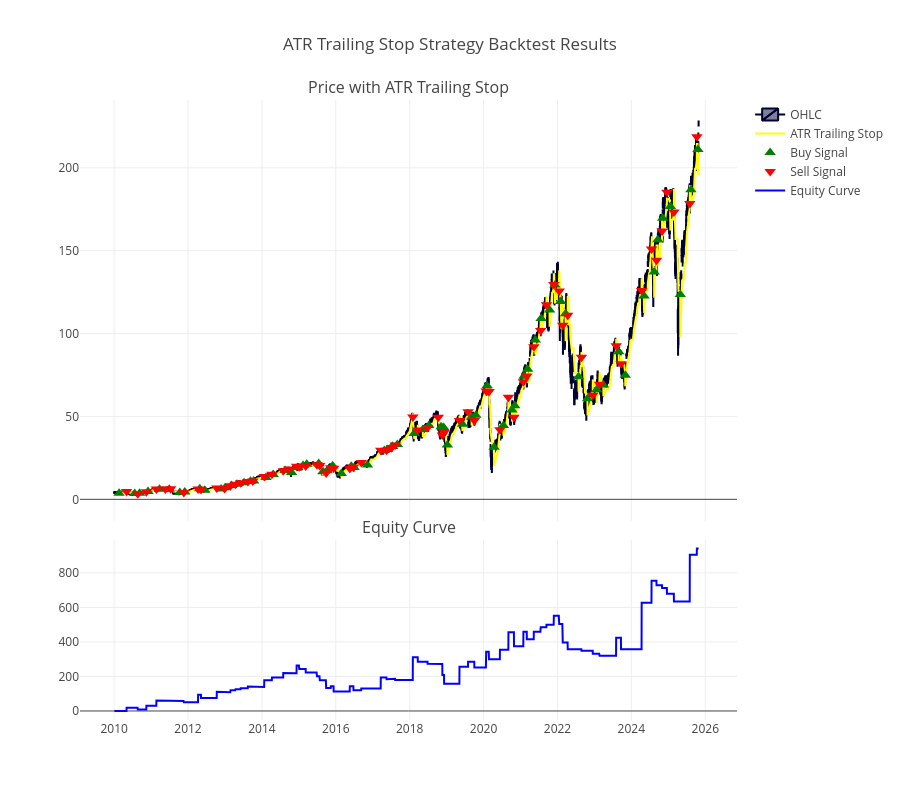

Notebook code cell kept with this figure:
### Code cell
# Plot equity curve
import plotly.graph_objects as go
from plotly.subplots import make_subplots

fig = make_subplots(rows=2, cols=1, shared_xaxes=True,
                   vertical_spacing=0.03, subplot_titles=('Price with ATR Trailing Stop', 'Equity Curve'),
                   row_heights=[0.7, 0.3])

# Add candlestick
fig.add_trace(go.Candlestick(x=df['Date'],
                            open=df['Open'],
                            high=df['High'],
                            low=df['Low'],
                            close=df['Close'],
                            name='OHLC'),
              row=1, col=1)

# Add ATR Trailing Stop line
fig.add_trace(go.Scatter(x=df['Date'],
                        y=df['atr_stop'],
                        mode='lines',
                        name='ATR Trailing Stop',
                        line=dict(color='yellow')),
              row=1, col=1)

# Add buy signals
buy_signals = df[df['crossover_ATRStop'] == 1]
fig.add_trace(go.Scatter(x=buy_signals['Date'],
                        y=buy_signals['Low'],
                        mode='markers',
                        name='Buy Signal',
                        marker=dict(color='green', symbol='triangle-up', size=10)),
              row=1, col=1)

# Add sell signals
sell_signals = df[df['crossover_ATRStop'] == -1]
fig.add_trace(go.Scatter(x=sell_signals['Date'],
                        y=sell_signals['High'],
                        mode='markers',
                        name='Sell Signal',
                        marker=dict(color='red', symbol='triangle-down', size=10)),
              row=1, col=1)

# Add equity curve
fig.add_trace(go.Scatter(x=df['Date'],
                        y=df['Cumulative_Return'],
                        mode='lines',
                        name='Equity Curve',
                        line=dict(color='blue')),
              row=2, col=1)

# Update layout
fig.update_layout(
    title_text="ATR Trailing Stop Strategy Backtest Results",
    xaxis_rangeslider_visible=False,
    height=800
)

fig.show()

### Figure 1 — Plotly figure (JSON) as saved in the notebook; plotly's stock layout.template omitted (floating-point values rounded to 4 significant figures; data arrays with more than 128 entries replaced by an {"elided": "..."} marker saying what was removed)
{"data": [{"close": {"elided": "3979 float values"}, "high": {"elided": "3979 float values"}, "low": {"elided": "3979 float values"}, "name": "OHLC", "open": {"elided": "3979 float values"}, "type": "candlestick", "x": {"elided": "3979 str values"}, "xaxis": "x", "yaxis": "y"}, {"line": {"color": "yellow"}, "mode": "lines", "name": "ATR Trailing Stop", "type": "scatter", "x": {"elided": "3979 str values"}, "xaxis": "x", "y": {"elided": "3979 float values"}, "yaxis": "y"}, {"marker": {"color": "green", "size": 10, "symbol": "triangle-up"}, "mode": "markers", "name": "Buy Signal", "type": "scatter", "x": ["2010-02-19T00:00:00", "2010-07-23T00:00:00", "2010-09-10T00:00:00", "2010-12-02T00:00:00", "2011-03-25T00:00:00", "2011-06-30T00:00:00", "2011-10-12T00:00:00", "2011-11-30T00:00:00", "2012-04-27T00:00:00", "2012-06-15T00:00:00", "2012-11-23T00:00:00", "2013-01-02T00:00:00", "2013-03-05T00:00:00", "2013-04-29T00:00:00", "2013-07-08T00:00:00", "2013-09-10T00:00:00", "2013-10-11T00:00:00", "2014-02-10T00:00:00", "2014-04-22T00:00:00", "2014-08-18T00:00:00", "2014-10-21T00:00:00", "2014-12-18T00:00:00", "2015-02-12T00:00:00", "2015-03-20T00:00:00", "2015-07-16T00:00:00", "2015-08-27T00:00:00", "2015-10-07T00:00:00", "2015-12-01T00:00:00", "2016-02-25T00:00:00", "2016-06-02T00:00:00", "2016-06-30T00:00:00", "2016-11-09T00:00:00", "2017-04-25T00:00:00", "2017-05-24T00:00:00", "2017-07-14T00:00:00", "2017-09-01T00:00:00", "2018-02-14T00:00:00", "2018-05-11T00:00:00", "2018-07-09T00:00:00", "2018-11-07T00:00:00", "2018-12-03T00:00:00", "2019-01-08T00:00:00", "2019-06-07T00:00:00", "2019-09-05T00:00:00", "2019-10-17T00:00:00", "2020-02-05T00:00:00", "2020-04-14T00:00:00", "2020-07-15T00:00:00", "2020-10-08T00:00:00", "2020-11-05T00:00:00", "2021-02-04T00:00:00", "2021-03-12T00:00:00", "2021-05-27T00:00:00", "2021-07-23T00:00:00", "2021-10-15T00:00:00", "2021-12-07T00:00:00", "2022-02-02T00:00:00", "2022-03-22T00:00:00", "2022-07-28T00:00:00", "2022-10-25T00:00:00", "2023-01-23T00:00:00", "2023-03-31T00:00:00", "2023-08-30T00:00:00", "2023-11-02T00:00:00", "2024-05-06T00:00:00", "2024-08-14T00:00:00", "2024-09-19T00:00:00", "2024-11-06T00:00:00", "2025-01-21T00:00:00", "2025-04-29T00:00:00", "2025-08-12T00:00:00", "2025-10-20T00:00:00"], "xaxis": "x", "y": [3.741, 3.459, 3.604, 4.778, 6.111, 6.126, 4.188, 4.36, 6.386, 5.434, 6.234, 6.98, 8.276, 9.109, 10.03, 10.83, 11.03, 13.16, 15.01, 17.46, 16.11, 19.26, 20.4, 21.13, 21.65, 16.64, 17.18, 20.21, 15.57, 19.9, 19.24, 20.76, 29.45, 30.12, 31.97, 33.04, 39.76, 42.11, 44.49, 43.71, 43.35, 32.71, 45.23, 49.71, 50.76, 68.48, 31.42, 44.56, 53.91, 56.51, 74.26, 78.47, 96.15, 109.1, 114.1, 129.3, 119.3, 112.0, 73.94, 60.6, 66.15, 68.92, 89.05, 74.87, 122.6, 137.1, 156.6, 169.5, 176.7, 123.6, 186.8, 211.1], "yaxis": "y"}, {"marker": {"color": "red", "size": 10, "symbol": "triangle-down"}, "mode": "markers", "name": "Sell Signal", "type": "scatter", "x": ["2010-05-04T00:00:00", "2010-08-23T00:00:00", "2010-11-16T00:00:00", "2011-02-23T00:00:00", "2011-05-23T00:00:00", "2011-07-14T00:00:00", "2011-11-21T00:00:00", "2012-04-10T00:00:00", "2012-05-09T00:00:00", "2012-10-12T00:00:00", "2012-12-28T00:00:00", "2013-02-25T00:00:00", "2013-04-15T00:00:00", "2013-06-05T00:00:00", "2013-08-15T00:00:00", "2013-10-03T00:00:00", "2014-01-24T00:00:00", "2014-04-10T00:00:00", "2014-07-31T00:00:00", "2014-09-25T00:00:00", "2014-12-10T00:00:00", "2015-01-05T00:00:00", "2015-03-10T00:00:00", "2015-06-29T00:00:00", "2015-07-27T00:00:00", "2015-09-28T00:00:00", "2015-11-13T00:00:00", "2015-12-11T00:00:00", "2016-05-19T00:00:00", "2016-06-24T00:00:00", "2016-09-09T00:00:00", "2017-03-21T00:00:00", "2017-05-17T00:00:00", "2017-07-06T00:00:00", "2017-08-10T00:00:00", "2018-02-01T00:00:00", "2018-03-22T00:00:00", "2018-06-27T00:00:00", "2018-10-10T00:00:00", "2018-11-20T00:00:00", "2018-12-07T00:00:00", "2019-05-08T00:00:00", "2019-08-01T00:00:00", "2019-10-02T00:00:00", "2020-01-27T00:00:00", "2020-02-24T00:00:00", "2020-06-11T00:00:00", "2020-09-03T00:00:00", "2020-10-28T00:00:00", "2021-01-29T00:00:00", "2021-03-04T00:00:00", "2021-05-12T00:00:00", "2021-07-19T00:00:00", "2021-09-14T00:00:00", "2021-11-26T00:00:00", "2022-01-18T00:00:00", "2022-02-22T00:00:00", "2022-04-12T00:00:00", "2022-08-26T00:00:00", "2022-12-16T00:00:00", "2023-02-21T00:00:00", "2023-08-04T00:00:00", "2023-09-21T00:00:00", "2024-04-12T00:00:00", "2024-07-19T00:00:00", "2024-09-06T00:00:00", "2024-10-31T00:00:00", "2024-12-18T00:00:00", "2025-02-25T00:00:00", "2025-08-01T00:00:00", "2025-10-10T00:00:00"], "xaxis": "x", "y": [4.746, 3.406, 4.581, 6.238, 6.301, 6.363, 4.091, 6.207, 5.937, 6.832, 6.526, 8.156, 9.093, 9.941, 10.71, 11.09, 13.79, 15.06, 17.27, 18.28, 19.92, 19.66, 20.08, 20.91, 20.41, 15.83, 18.99, 18.72, 18.62, 19.47, 22.15, 29.54, 29.67, 31.15, 32.74, 49.67, 41.89, 43.34, 49.45, 38.84, 40.28, 47.55, 52.9, 47.55, 65.31, 65.12, 42.02, 61.52, 49.47, 70.95, 74.43, 92.09, 101.8, 117.3, 129.6, 125.7, 105.0, 111.1, 85.75, 62.82, 69.47, 92.61, 81.74, 125.9, 151.0, 144.3, 161.8, 185.3, 173.3, 178.5, 218.7], "yaxis": "y"}, {"line": {"color": "blue"}, "mode": "lines", "name": "Equity Curve", "type": "scatter", "x": {"elided": "3979 str values"}, "xaxis": "x2", "y": {"elided": "3979 float values"}, "yaxis": "y2"}], "layout": {"annotations": [{"font": {"size": 16}, "showarrow": false, "text": "Price with ATR Trailing Stop", "x": 0.5, "xanchor": "center", "xref": "paper", "y": 1.0, "yanchor": "bottom", "yref": "paper"}, {"font": {"size": 16}, "showarrow": false, "text": "Equity Curve", "x": 0.5, "xanchor": "center", "xref": "paper", "y": 0.291, "yanchor": "bottom", "yref": "paper"}], "height": 800, "title": {"text": "ATR Trailing Stop Strategy Backtest Results"}, "xaxis": {"anchor": "y", "domain": [0, 1], "matches": "x2", "rangeslider": {"visible": false}, "showticklabels": false}, "xaxis2": {"anchor": "y2", "domain": [0, 1]}, "yaxis": {"anchor": "x", "domain": [0.321, 1.0]}, "yaxis2": {"anchor": "x2", "domain": [0, 0.291]}}}
